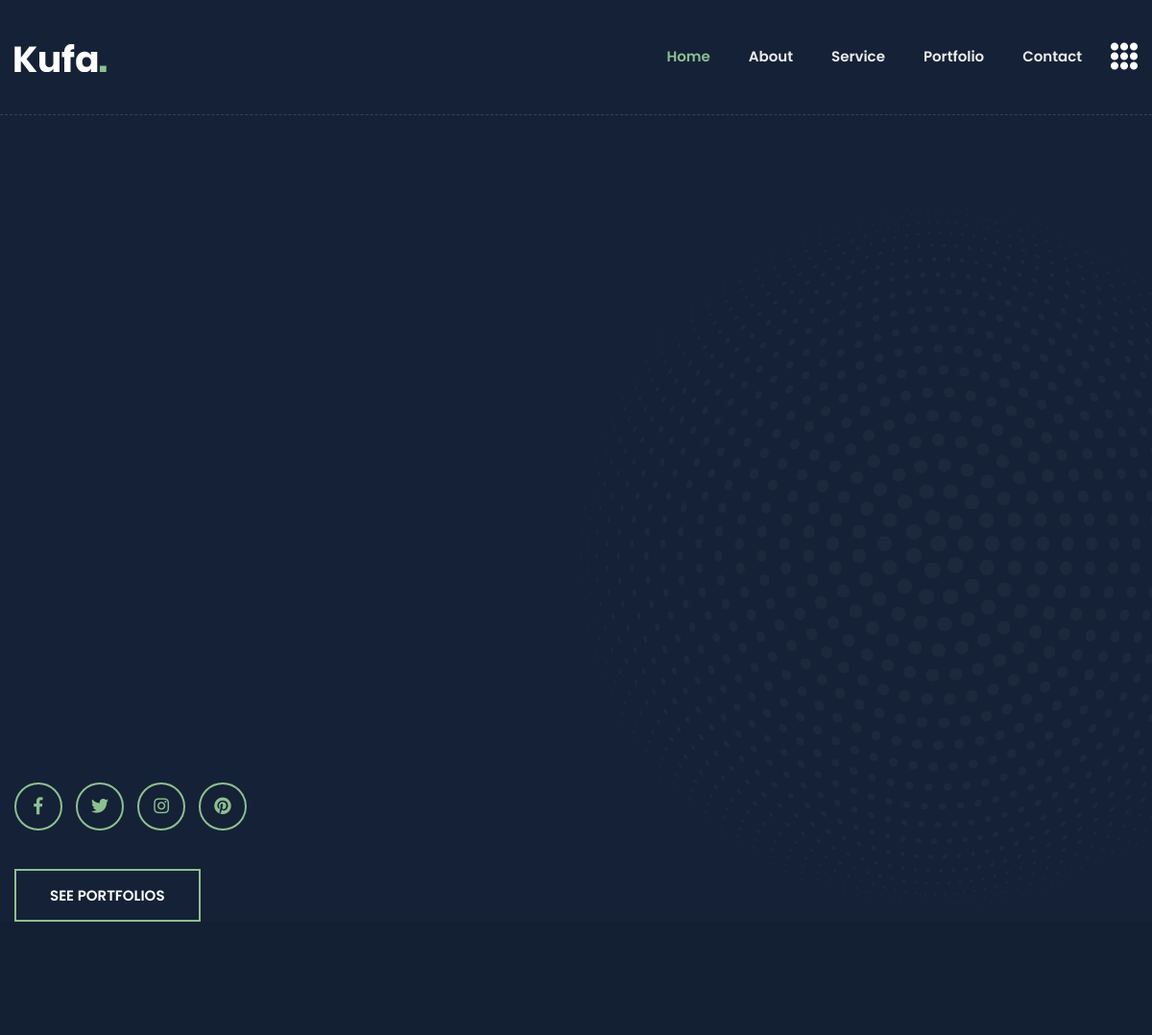
Before: / (upper part) with the older database file.
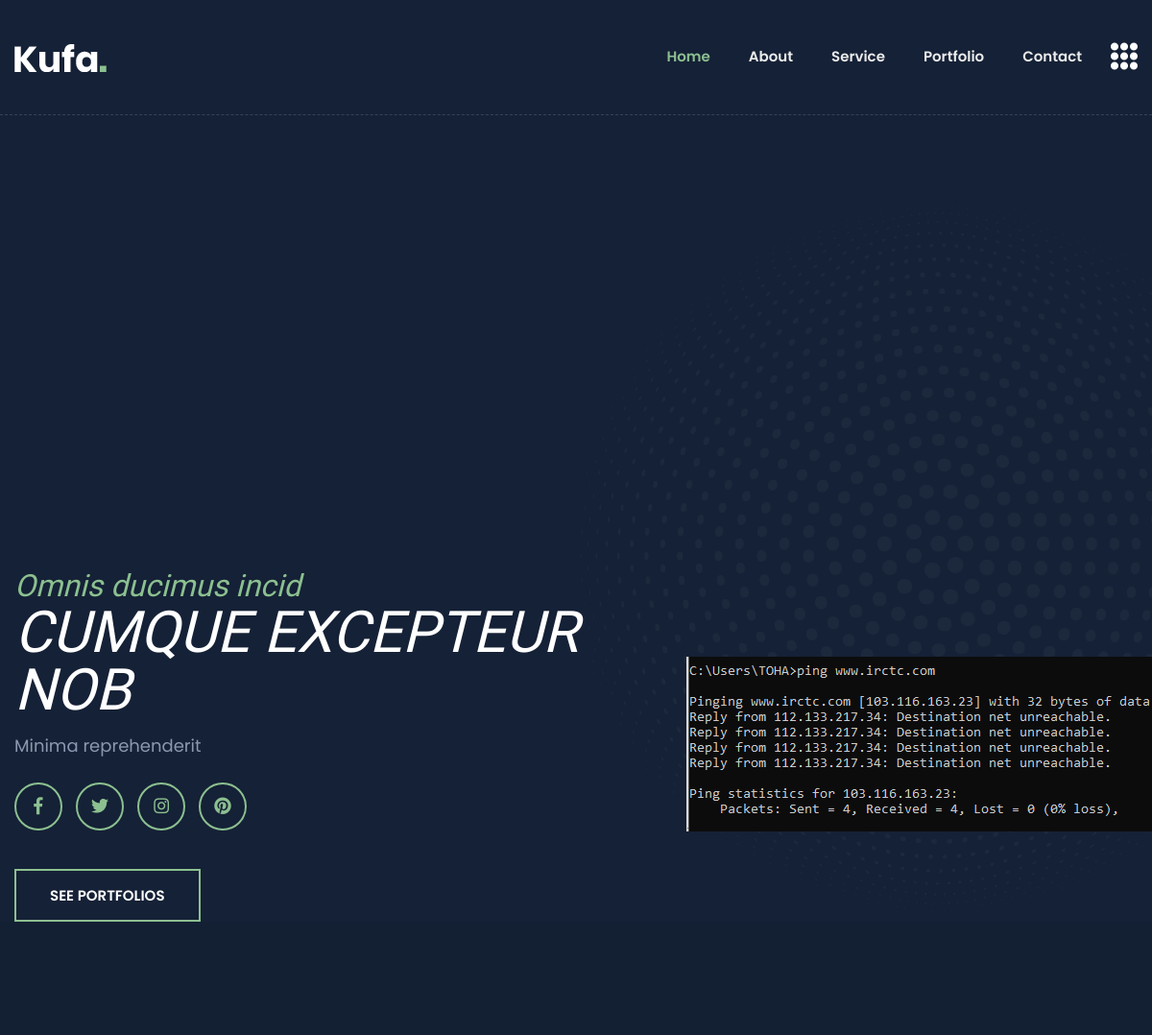
After: the same page with the newer database file.
### tables this page shows
CREATE TABLE `banner_contents` (
  `id` int(11) NOT NULL,
  `sub_title` varchar(100) NOT NULL,
  `title` varchar(100) NOT NULL,
  `descrp` varchar(200) NOT NULL,
  `status` int(11) NOT NULL DEFAULT 0
);

CREATE TABLE `banner_image` (
  `id` int(100) NOT NULL,
  `banner_image` varchar(100) NOT NULL,
  `status` int(10) NOT NULL DEFAULT 0
);

### index.php (the view, shortened to what this page needs)
<?php
require 'db.php';
$select_banner_content = "SELECT * FROM banner_contents WHERE status=1";
$select_banner_content_result = mysqli_query($db_connect, $select_banner_content);
$select_banner_content_result_assoc = mysqli_fetch_assoc($select_banner_content_result);
$select_banner_image = "SELECT * FROM banner_image WHERE status=1";
$select_banner_image_result = mysqli_query($db_connect, $select_banner_image);
$select_banner_image_result_assoc = mysqli_fetch_assoc($select_banner_image_result);
?>
<!doctype html>
<html class="no-js" lang="en">
<head>
    <link rel="stylesheet" href="css/bootstrap.min.css">
    <link rel="stylesheet" href="css/animate.min.css">
    <link rel="stylesheet" href="css/magnific-popup.css">
    <link rel="stylesheet" href="css/fontawesome-all.min.css">
    <link rel="stylesheet" href="css/flaticon.css">
    <link rel="stylesheet" href="css/slick.css">
    <link rel="stylesheet" href="css/aos.css">
    <link rel="stylesheet" href="css/default.css">
    <link rel="stylesheet" href="css/style.css">
    <link rel="stylesheet" href="css/responsive.css">
</head>
<body class="theme-bg">
    <header>
        <div id="header-sticky" class="transparent-header">
            <div class="container">
                <div class="row">
                    <div class="col-xl-12">
                        <div class="main-menu">
                            <nav class="navbar navbar-expand-lg">
                                <a href="index.html" class="navbar-brand logo-sticky-none"><img src="img/logo/logo.png"
                                        alt="Logo"></a>
                                <div class="collapse navbar-collapse" id="navbarNav">
                                    <ul class="navbar-nav ml-auto">
                                        <li class="nav-item active"><a class="nav-link" href="#home">Home</a></li>
                                        <li class="nav-item"><a class="nav-link" href="#about">about</a></li>
                                        <li class="nav-item"><a class="nav-link" href="#service">service</a></li>
                                        <li class="nav-item"><a class="nav-link" href="#portfolio">portfolio</a></li>
                                        <li class="nav-item"><a class="nav-link" href="#contact">Contact</a></li>
                                    </ul>
                                </div>
                                <div class="header-btn">
                                    <a href="#" class="off-canvas-menu menu-tigger"><i class="flaticon-menu"></i></a>
                                </div>
                            </nav>
                        </div>
                    </div>
                </div>
            </div>
        </div>
    </header>
    <main>
        <section id="home" class="banner-area banner-bg fix">
            <div class="container">
                <div class="row align-items-center">
                    <div class="col-xl-7 col-lg-6">
                        <div class="banner-content">
                            <h6 class="wow fadeInUp" data-wow-delay="0.2s">
                                <?= $select_banner_content_result_assoc['sub_title']?></h6>
                            <h2 class="wow fadeInUp" data-wow-delay="0.4s">
                                <?= $select_banner_content_result_assoc['title']?></h2>
                            <p class="wow fadeInUp" data-wow-delay="0.6s">
                                <?= $select_banner_content_result_assoc['descrp']?></p>
                            <div class="banner-social wow fadeInUp" data-wow-delay="0.8s">
                                <ul>
                                    <li><a href="#"><i class="fab fa-facebook-f"></i></a></li>
                                    <li><a href="#"><i class="fab fa-twitter"></i></a></li>
                                    <li><a href="#"><i class="fab fa-instagram"></i></a></li>
                                    <li><a href="#"><i class="fab fa-pinterest"></i></a></li>
                                </ul>
                            </div>
                            <a href="#" class="btn wow fadeInUp" data-wow-delay="1s">SEE PORTFOLIOS</a>
                        </div>
                    </div>
                    <div class="col-xl-5 col-lg-6 d-none d-lg-block">
                        <div class="banner-img text-right">
                            <img src="uploads/banner_images/<?= $select_banner_image_result_assoc['banner_image']?>"
                                alt="">
                        </div>
                    </div>
                </div>
            </div>
            <div class="banner-shape"><img src="img/shape/dot_circle.png" class="rotateme" alt="img"></div>
        </section>
        <section id="about" class="about-area primary-bg pt-120 pb-120">
        </section>
    </main>
</body>
</html>

### css/default.css (style rules this page uses)
.pt-120 { padding-top: 120px; }
.pb-120 { padding-bottom: 120px; }
.theme-bg { background: #152136; }
.primary-bg { background: #131f33; }

### css/style.css (style rules this page uses)
body { font-family: 'Poppins', sans-serif; font-weight: normal; font-style: normal; font-size: 15px; color: #8b98af; }
.fix { overflow: hidden }
a, .button { -webkit-transition: all 0.3s ease-out 0s; -moz-transition: all 0.3s ease-out 0s; -ms-transition: all 0.3s ease-out 0s; -o-transition: all 0.3s ease-out 0s; transition: all 0.3s ease-out 0s; }
a, button { color: #1696e7; outline: medium none; }
h1, h2, h3, h4, h5, h6 { font-family: 'Baloo Bhaijaan', cursive; color: #ffffff; margin-top: 0px; font-style: normal; font-weight: 400; text-transform: normal; }
h2 { font-size: 35px; }
h6 { font-size: 16px; }
ul { margin: 0px; padding: 0px; }
li { list-style: none }
p { font-size: 15px; font-weight: normal; line-height: 2; color: #8b98af; margin-bottom: 15px; }
*::placeholder { color: #555555; font-size: 14px; opacity: 1; }
.btn { -moz-user-select: none; background: transparent none repeat scroll 0 0; border: 2px solid #8cc090; border-radius: 0; color: #fff; cursor: pointer; display: inline-block; font-size: 15px; font-weight: 600; letter-spacing: 0; line-height: 1; margin-bottom: 0; padding: 18px 35px; text-align: center; text-transform: uppercase; touch-action: manipulation; -webkit-transition: border-color 0.3s, color 0.3s; transition: border-color 0.3s, color 0.3s; transition-timing-function: ease, ease; -webkit-transition-timing-function: cubic-bezier(0.2, 1, 0.3, 1); transition-timing-function: cubic-bezier(0.2, 1, 0.3, 1); box-sizing: border-box; vertical-align: middle; white-space: nowrap; font-family: 'Poppins', sans-serif; position: relative; overflow: hidden; z-index: 1; }
.btn::before { content: ''; position: absolute; top: 0; left: 0; width: 150%; height: 100%; background: #8cc090; z-index: -1; -webkit-transform: rotate3d(0, 0, 1, -45deg) translate3d(0, -3em, 0); transform: rotate3d(0, 0, 1, -45deg) translate3d(0, -3em, 0); -webkit-transform-origin: 0% 100%; transform-origin: 0% 100%; -webkit-transition: -webkit-transform 0.3s, opacity 0.3s, background-color 0.3s; transition: transform 0.3s, opacity 0.3s, background-color 0.3s; z-index: -1; }
.transparent-header { position: absolute; left: 0; top: 0; width: 100%; height: auto; z-index: 9; padding: 18px 0; border-bottom: 1px dashed rgba(255,255,255,.15); }
.main-menu .navbar { padding: 0; }
.main-menu .nav-item { display: inline-block; margin-left: 40px; }
.main-menu .nav-item:first-child { margin-left: 0px; }
.main-menu .navbar-expand-lg .navbar-nav .nav-link { padding: 30px 0; font-size: 15px; font-weight: 600; text-transform: capitalize; }
.main-menu .navbar-expand-lg .navbar-nav .nav-link, .header-search a { color: #ebebeb; }
.header-btn { margin-left: 30px; display: flex; align-items: center; }
.header-btn a.off-canvas-menu { font-size: 28px; color: #fff; line-height: 1; margin-left: 30px; display: inline-block; }
.main-menu .navbar-expand-lg .navbar-nav .nav-link:hover, .main-menu .navbar-expand-lg .navbar-nav .nav-item.active .nav-link, .header-search a:hover, .social-icon-right > a:hover, .header-btn a.off-canvas-menu:hover { color: #8cc090; }
.banner-bg { height: 960px; background-size: cover; background-position: center; position: relative; display: flex; align-items: flex-end; z-index: 1; }
.banner-content h6 { font-size: 36px; color: #8cc090; margin-bottom: 0; font-style: italic; }
.banner-content h2 { font-size: 80px; color: #fff; text-transform: uppercase; font-style: italic; line-height: 1; margin-bottom: 10px; }
.banner-content p { font-size: 22px; padding-right: 120px; margin-bottom: 20px; }
.banner-shape { position: absolute; right: 160px; bottom: 0; z-index: -1; opacity: .4; }
.rotateme { -webkit-animation-name: rotateme; animation-name: rotateme; -webkit-animation-duration: 50s; animation-duration: 50s; -webkit-animation-iteration-count: infinite; animation-iteration-count: infinite; -webkit-animation-timing-function: linear; animation-timing-function: linear; }
.banner-social ul li { display: inline-block; margin-right: 10px; }
.banner-social ul li:last-child { margin-right: 0; }
.banner-social ul li a { display: block; width: 50px; height: 50px; text-align: center; line-height: 46px; background: transparent; border-radius: 50%; color: #8cc090; font-size: 18px; border: 2px solid #8cc090; }
.banner-social { margin-bottom: 40px; }

Changed rows visible on the page:
added banner_contents: sub_title "Omnis ducimus incid", title "CUMQUE EXCEPTEUR NOB", descrp "Minima reprehenderit"
added banner_image: banner_image (picture)
